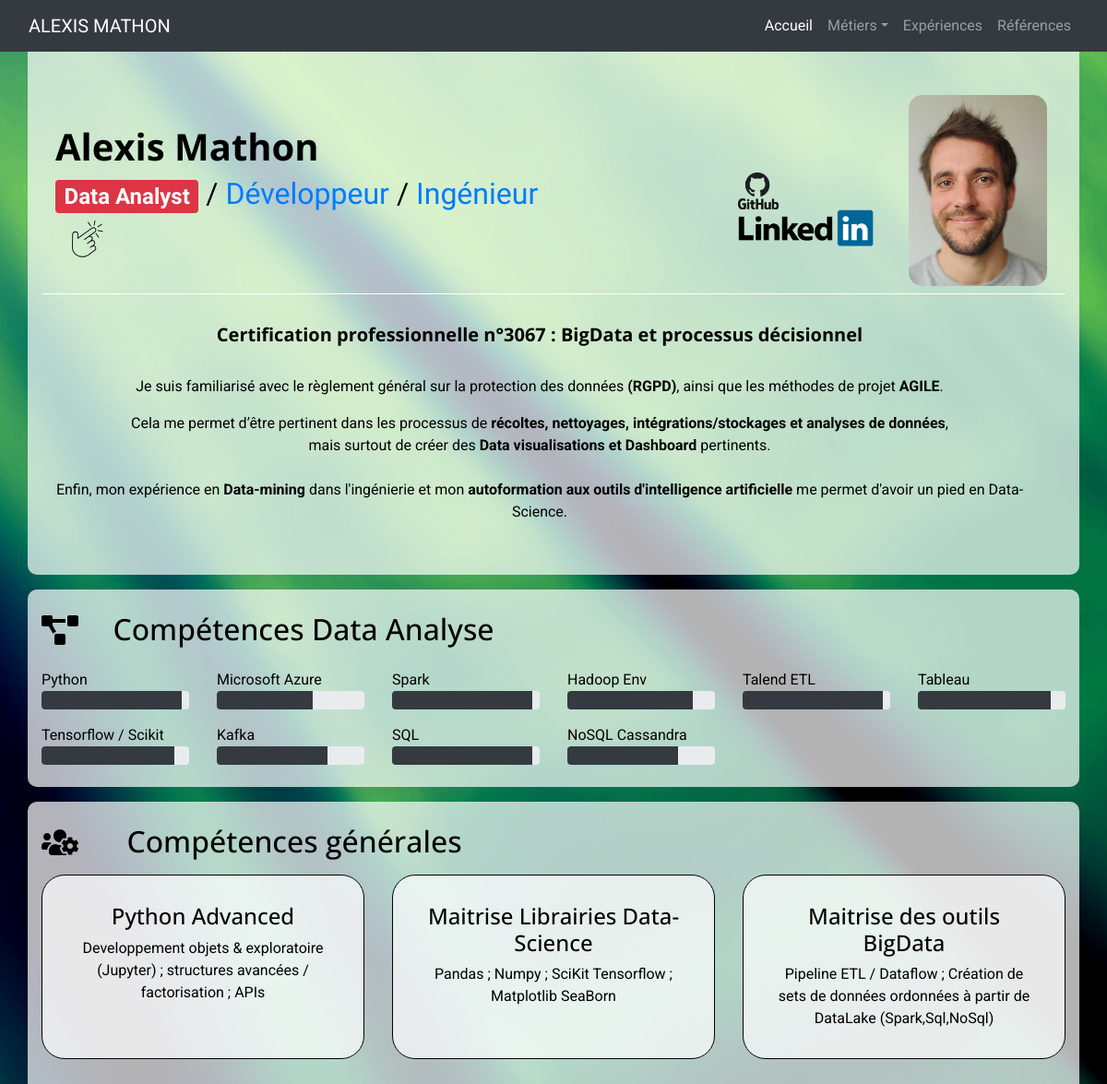
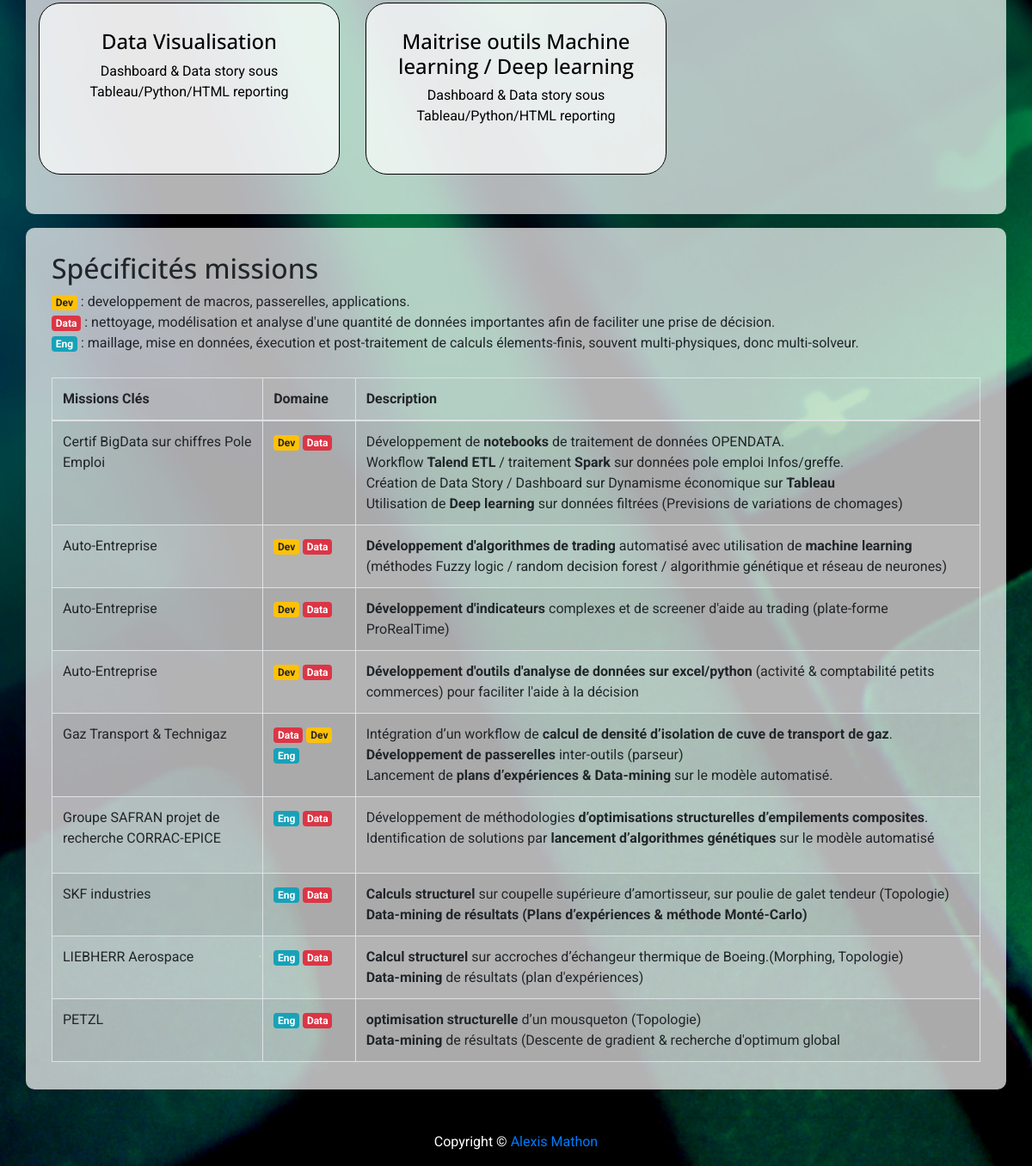
Page /CVdata/ on the committed database (2 pictures, top to bottom).
### cvapp/models.py (models this page shows, shortened)
class CompGraph(db.Model):
    id = db.Column(db.Integer, primary_key=True)
    name = db.Column(db.String(50), nullable=False)
    wc = db.Column(db.Enum(WorkClass), nullable=False)
    percentvalue = db.Column(db.Integer, nullable=False)

class CompGlob(db.Model):
    id = db.Column(db.Integer, primary_key=True)
    name = db.Column(db.String(50), nullable=False)
    img = db.Column(db.String(50), nullable=True)
    wc = db.Column(db.Enum(WorkClass), nullable=False)
    short = db.Column(db.String(200), nullable=False)

### cvapp/views.py (the view)
@app.route('/CVdata/')
def datacv(): return rendercv('Data')

### cvapp/utils.py (called while the page is built)
def find_tcomp(workclass):
    complist = CompGraph.query.filter(
        CompGraph.wc == WorkClass['DataDevEng']).all()
    if workclass == 'Data' or workclass == 'Dev':
        complist += CompGraph.query.filter(
            CompGraph.wc == WorkClass['DataDev']).all()
    if workclass == 'Data' or workclass == 'Eng':
        complist += CompGraph.query.filter(
            CompGraph.wc == WorkClass['DataEng']).all()
    if workclass == 'Dev' or workclass == 'Eng':
        complist += CompGraph.query.filter(
            CompGraph.wc == WorkClass['DevEng']).all()
    complist += CompGraph.query.filter(
        CompGraph.wc == WorkClass[workclass]).all()
    return complist

def find_gcomp(workclass):
    complist = CompGlob.query.filter(
        CompGlob.wc == WorkClass[workclass]).all()
    if workclass == 'Data' or workclass == 'Dev':
        complist += CompGlob.query.filter(
            CompGlob.wc == WorkClass['DataDev']).all()
    if workclass == 'Data' or workclass == 'Eng':
        complist += CompGlob.query.filter(
            CompGlob.wc == WorkClass['DataEng']).all()
    if workclass == 'Dev' or workclass == 'Eng':
        complist += CompGlob.query.filter(
            CompGlob.wc == WorkClass['DevEng']).all()
    return complist

### cvapp/views.py (called while the page is built)
def rendercv(Wkclass):
    myUrl = 'CV&wk='+Wkclass+'.html'
    tcomplist = find_tcomp(Wkclass)
    gcomplist = find_gcomp(Wkclass)
    return render_template(myUrl,
                            type=Wkclass,
                            tcomplist=tcomplist,
                            gcomplist=gcomplist)

### cvapp/templates/CV&wk=Data.html (shortened to what this page needs)
{% extends 'base.html' %}
{% block content %}
        <div class="row d-flex col-lg-12 pb-2 mb-3">
            <div class="text-center">
                <p><h5><strong>Certification professionnelle n°3067 : BigData et processus décisionnel</strong></h5><br>
                Je suis familiarisé avec le règlement général sur la protection des données <strong>(RGPD)</strong>, ainsi que les méthodes de projet <strong>AGILE</strong>.</p>
                <p>Cela me permet d’être pertinent dans les processus de <strong>récoltes, nettoyages, intégrations/stockages et analyses de données</strong>,<br>
                mais surtout de créer des <strong>Data visualisations et Dashboard</strong> pertinents.<br><br>
                Enfin, mon expérience en <strong>Data-mining</strong> dans l'ingénierie et mon <strong>autoformation aux outils d'intelligence artificielle</strong> me permet d'avoir un pied en Data-Science.
                </p>
            </div>
        </div>
      </div>
      {% include 'skillgraph.html' %}
      {% if gcomplist: %} {% include 'skillglobal.html' %} {% endif %}
      {% include 'missions.html' %}
{% endblock %}

### cvapp/templates/skillgraph.html
      <div class="container blocgenerique">
        <section class="row">
          {% if type=='Data' %}
          <div class="row col-12 pb-2 mt-2">
            <div class="icontitle col-md-1 d-none d-md-block"> <img src="{{ url_for('static', filename='img/svg/project-diagram.svg') }}" alt height="40" width="40"></div>
          <div><h2> Compétences Data Analyse </h2> </div>
          </div>
          {% elif type=='Eng' %}
          <div class="row col-12 pb-2 mt-2">
            <div class="icontitle col-md-1 d-none d-md-block"> <img src="{{ url_for('static', filename='img/svg/users-cog.svg') }}" alt height="40" width="40"></div>
          <div><h2> Compétences Ingénierie </h2> </div>
          </div>
          {% elif type=='Dev' %}
          <div class="row col-12 pb-2 mt-2">
            <div class="icontitle col-md-1 d-none d-md-block"> <img src="{{ url_for('static', filename='img/svg/file-code.svg') }}" alt height="40" width="40"></div>
            <div>
            <h2> Compétences Développement </h2></div>
          </div>
          {% endif %}
          {% for comp in tcomplist %}
          <div class="card-img col-6 col-sm-4 col-md-3 col-lg-2 progmf">
              <div class="label d-fl justify-content"> <span> {{comp.name}} </span> </div>
              <div class="progress" style="height: 20px;">
                <div class="progress-bar" role="progressbar" style="width: {{comp.percentvalue}}%;" aria-valuenow="25" aria-valuemin="0" aria-valuemax="100"></div>
              </div>
          </div>
          {% endfor %}
        </section>
      </div>

### cvapp/templates/skillglobal.html
      <div class="container blocgenerique">
        <section class="row">
            <div class="row col-12 pb-2 mt-2">
              <div class="icontitle col-md-1 d-none d-md-block"> <img src="{{ url_for('static', filename='img/svg/users-cog.svg') }}" alt height="40" width="40"></div>
              {% if type=='all' %}
              <div class="col-md-11"><h2> Compétences transverses </h2> </div>
              {% else %}
              <div class="col-md-11"><h2> Compétences générales </h2> </div>
              {% endif %}
            </div>
            {% for comp in gcomplist %}
            <div class="col-lg-4 col-md-6">
              <div class="blockimg" {% if comp.img!=None: %} style= 'background-image: url("{{url_for("static", filename=comp.img) }}");'{% endif %}>
                <div class="generalcompetenceblock text-center">
                  <h4>{{comp.name}}</h4>
                  <p>{{comp.short}}</p>
                </div>
              </div>
            </div>
            {% endfor %}
        </section>
      </div>

### cvapp/static/css/style.css (style rules this page uses)
.progmf { margin-top: 0.5rem; margin-bottom: 0.5rem; }
.generalcompetenceblock { border: 1px solid black; border-radius: 25px; padding: 30px 30px; margin-bottom: 30px; height: 200px; background-color: rgba(255, 255, 255, .7); }
.blockimg { border-radius: 25px; background-size: contain; background-repeat: no-repeat; background-position: center; }
body { font-family: "Roboto", sans-serif; color: white; background-image: url("../img/green-computer.jpg");background-size: cover; }
.blocgenerique { background-color: rgba(255, 255, 255, .7); border-radius: 10px; color: black; padding-top: 1rem;padding-bottom: 1rem;margin-top : 1rem;margin-bottom: 1rem; }
.icontitle { height: 40px;padding-bottom:1rem; }
[class*="progress-bar"] { background-color: #343a40; }
h1, h2, h3, h4, h5 { font-family: "Open Sans", sans-serif; color: inherit; }
p { font-family: "Roboto", sans-serif; }

### rows in the picture
CompGraph: name "Python", percentvalue 95 (drawn)
CompGraph: name "Microsoft Azure", percentvalue 65 (drawn)
CompGraph: name "Spark", percentvalue 95 (drawn)
CompGraph: name "Hadoop Env", percentvalue 85 (drawn)
CompGraph: name "Talend ETL", percentvalue 95 (drawn)
CompGraph: name "Tableau", percentvalue 90 (drawn)
CompGraph: name "Tensorflow / Scikit", percentvalue 90 (drawn)
CompGraph: name "Kafka", percentvalue 75 (drawn)
CompGraph: name "SQL", percentvalue 95 (drawn)
CompGraph: name "NoSQL Cassandra", percentvalue 75 (drawn)
CompGlob: name "Python Advanced", short "Developpement objets & exploratoire (Jupyter) ; structures avancées / factorisation ; APIs"
CompGlob: name "Maitrise Librairies Data-Science", short "Pandas ; Numpy ; SciKit Tensorflow ; Matplotlib SeaBorn"
CompGlob: name "Maitrise des outils BigData", short "Pipeline ETL / Dataflow ; Création de sets de données ordonnées à partir de DataLake (Spark,Sql,NoSql)"
CompGlob: name "Data Visualisation", short "Dashboard & Data story sous Tableau/Python/HTML reporting"
CompGlob: name "Maitrise outils Machine learning / Deep learning", short "Dashboard & Data story sous Tableau/Python/HTML reporting"
